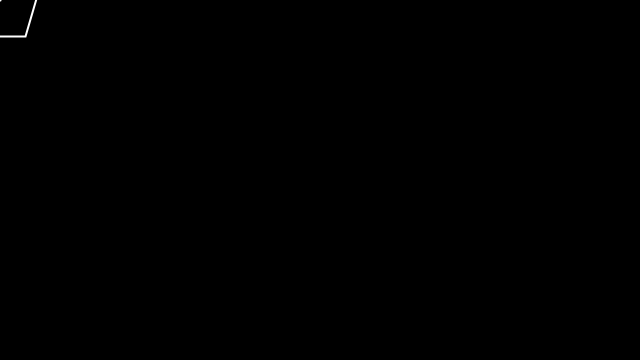
Frame 1 (no input)
Frame 60 (the mouse pressed at the canvas centre just before this capture): identical to frame 1, image omitted
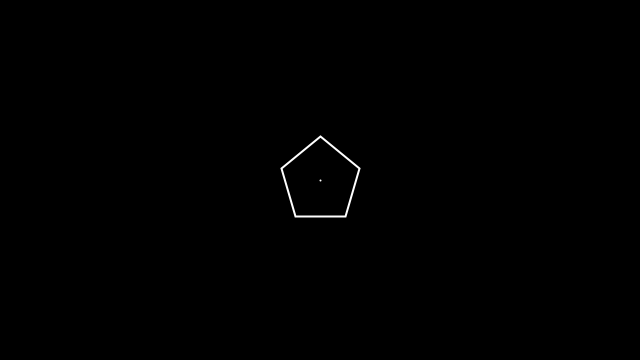
Frame 120 (the mouse held since frame 60 and released just before this capture)

The Processing sketch that drew these frames (run headless with seeded random() and noise(); from frame 60 on, the mouse is pressed at the canvas centre):

// Processing sketch: sketch_11_Pentagon_Ver_1
// ── sketch_11_Pentagon_Ver_1.pde
// Pentagon through Calculations

float centerX = 0;
float centerY = 0;

float topX = 0;
float topY = 0;

float returnX = 0;
float returnY = 0;

float preX = 0;
float preY = 0;

float c = 0;
float d = 0;

void setup()
{
  size(640, 360);
}

void draw()
{
  background(0);
  stroke(255);
  strokeWeight(2);
  centerX = mouseX;
  centerY = mouseY;
  pentagon(50);
}

void pentagon(float len)
{

  int count = 0;
  float size = center(len);
  point(centerX, centerY);

  //for (count = counter(count); count <= 5; count = counter(count))
  //{
  //  value(len, size, high, count);
  //  point(returnX, returnY);
  //}

  noFill();
  beginShape();

  // VERTEX 1

  count = counter(count);
  value(len, size, count);
  vertex(returnX, returnY);

  // VERTEX 2

  count = counter(count);
  value(len, size, count);
  vertex(returnX, returnY);

  // VERTEX 3

  count = counter(count);
  value(len, size, count);
  vertex(returnX, returnY);

  // VERTEX 4

  count = counter(count);
  value(len, size, count);
  vertex(returnX, returnY);

  //VERTEX 5  

  count = counter(count);
  value(len, size, count);
  vertex(returnX, returnY);
  vertex(topX, topY);

  endShape(CLOSE);
}

void value(float len, float size, int count)
{
  float a = 0;
  float b = 0;
  for (int x = (int)(centerX-len); x <= (centerX+len); x++)
  {
    for (int y = (int)(centerY-len); y <= (centerY+high(len)); y++)
    {
      switch(count)
      {
      case 1:
        a = (int)dist(centerX, centerY, x, y);
        if (x == centerX && y <= centerY && a == size)
        {
          returnX = x;
          returnY = y;
          topX = x;
          topY = y;
        }
        break;
      case 2:
        case2(len, x, y);
        a = (int)dist(topX, topY, x, y);
        b = (int)dist(c, d, x, y);
        if (a == len && b == len && x >= centerX)
        {
          returnX = x;
          returnY = y;
        }
        break;
      case 3:
        case2(len, x, y);
        returnX = c;
        returnY = d;
        break;
      case 4:
        case3(len, x, y);
        returnX = preX;
        returnY = preY;
        break;
      case 5:
        case3(len, x, y);
        a = (int)dist(topX, topY, x, y);
        b = (int)dist(preX, preY, x, y);
        if (a == len && b == len && x <= centerX)
        {
          returnX = x;
          returnY = y;
        }
        break;
      }
    }
  }
}

void case2(float len, float x, float y)
{
  float a = 0;
  float b = 0;

  float total = high(len) + center(len);
  a = (int)dist(topX, topY, x, y);

  if (a == total && x == topX && y >= topY)
  {
    b = (int)len/2;
    c = x+b;
    d = y;
  }
}

void case3(float len, float x, float y)
{
  float a = 0;
  float b = 0;

  float total = high(len) + center(len);
  a = (int)dist(topX, topY, x, y);

  if (a == total && x == topX && y >= topY)
  {
    b = (int)len/2;
    preX = x-b;
    preY = y;
  }
}

float center(float len)
{
  float rad = 0;
  float size = 0;
  rad = -sin(54);
  size = (int)((len/2)*(1 / rad));
  return size;
}

float high(float len)
{
  float h = 0;
  float hyp = center(len);
  float rad = -cos(54);
  h = (int)(hyp*rad);
  return h;
}

int counter(int count)
{
  return ++count;
}
